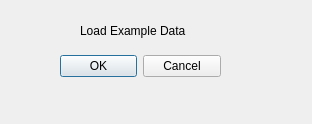
<?xml version="1.0" encoding="UTF-8"?>
<ui version="4.0">
 <class>ACAWDialogBase</class>
 <widget class="QDialog" name="ACAWDialogBase">
  <property name="geometry">
   <rect>
    <x>0</x>
    <y>0</y>
    <width>312</width>
    <height>124</height>
   </rect>
  </property>
  <property name="windowTitle">
   <string>Automated Culvert Analysis Tool</string>
  </property>
  <property name="locale">
   <locale language="English" country="UnitedStates"/>
  </property>
  <widget class="QDialogButtonBox" name="button_box">
   <property name="geometry">
    <rect>
     <x>60</x>
     <y>50</y>
     <width>161</width>
     <height>32</height>
    </rect>
   </property>
   <property name="toolTipDuration">
    <number>0</number>
   </property>
   <property name="orientation">
    <enum>Qt::Horizontal</enum>
   </property>
   <property name="standardButtons">
    <set>QDialogButtonBox::Cancel|QDialogButtonBox::Ok</set>
   </property>
  </widget>
  <widget class="QLabel" name="label">
   <property name="geometry">
    <rect>
     <x>80</x>
     <y>10</y>
     <width>121</width>
     <height>41</height>
    </rect>
   </property>
   <property name="text">
    <string>Load Example Data</string>
   </property>
  </widget>
 </widget>
 <resources/>
 <connections>
  <connection>
   <sender>button_box</sender>
   <signal>accepted()</signal>
   <receiver>ACAWDialogBase</receiver>
   <slot>accept()</slot>
   <hints>
    <hint type="sourcelabel">
     <x>20</x>
     <y>20</y>
    </hint>
    <hint type="destinationlabel">
     <x>20</x>
     <y>20</y>
    </hint>
   </hints>
  </connection>
  <connection>
   <sender>button_box</sender>
   <signal>rejected()</signal>
   <receiver>ACAWDialogBase</receiver>
   <slot>reject()</slot>
   <hints>
    <hint type="sourcelabel">
     <x>20</x>
     <y>20</y>
    </hint>
    <hint type="destinationlabel">
     <x>20</x>
     <y>20</y>
    </hint>
   </hints>
  </connection>
 </connections>
</ui>
